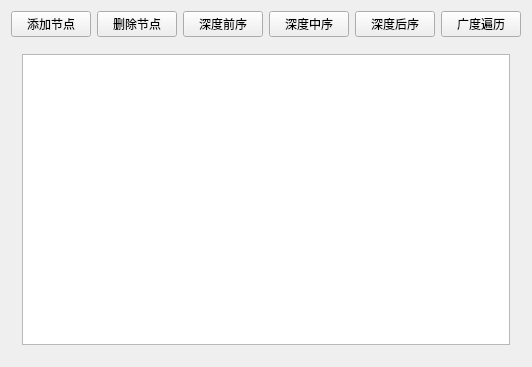
<?xml version="1.0" encoding="UTF-8"?>
<ui version="4.0">
 <class>MainWindow</class>
 <widget class="QMainWindow" name="MainWindow">
  <property name="geometry">
   <rect>
    <x>0</x>
    <y>0</y>
    <width>531</width>
    <height>367</height>
   </rect>
  </property>
  <property name="windowTitle">
   <string>MainWindow</string>
  </property>
  <widget class="QWidget" name="centralWidget">
   <layout class="QGridLayout" name="gridLayout">
    <item row="0" column="0">
     <layout class="QHBoxLayout" name="horizontalLayout">
      <property name="sizeConstraint">
       <enum>QLayout::SetDefaultConstraint</enum>
      </property>
      <item>
       <widget class="QPushButton" name="pushButtonAdd">
        <property name="text">
         <string>添加节点</string>
        </property>
       </widget>
      </item>
      <item>
       <widget class="QPushButton" name="pushButtonDelete">
        <property name="text">
         <string>删除节点</string>
        </property>
       </widget>
      </item>
      <item>
       <spacer name="horizontalSpacer">
        <property name="orientation">
         <enum>Qt::Horizontal</enum>
        </property>
        <property name="sizeHint" stdset="0">
         <size>
          <width>40</width>
          <height>20</height>
         </size>
        </property>
       </spacer>
      </item>
      <item>
       <widget class="QPushButton" name="pushButtonPre">
        <property name="text">
         <string>深度前序</string>
        </property>
       </widget>
      </item>
      <item>
       <widget class="QPushButton" name="pushButtonIn">
        <property name="text">
         <string>深度中序</string>
        </property>
       </widget>
      </item>
      <item>
       <widget class="QPushButton" name="pushButtonPost">
        <property name="text">
         <string>深度后序</string>
        </property>
       </widget>
      </item>
      <item>
       <widget class="QPushButton" name="pushButtonBreadth">
        <property name="text">
         <string>广度遍历</string>
        </property>
       </widget>
      </item>
     </layout>
    </item>
    <item row="1" column="0">
     <widget class="QWidget" name="widget" native="true">
      <property name="sizePolicy">
       <sizepolicy hsizetype="Preferred" vsizetype="Expanding">
        <horstretch>0</horstretch>
        <verstretch>0</verstretch>
       </sizepolicy>
      </property>
      <layout class="QGridLayout" name="gridLayout_2">
       <item row="0" column="0">
        <widget class="QGraphicsView" name="graphicsView"/>
       </item>
      </layout>
     </widget>
    </item>
   </layout>
  </widget>
 </widget>
 <layoutdefault spacing="6" margin="11"/>
 <resources/>
 <connections/>
</ui>
